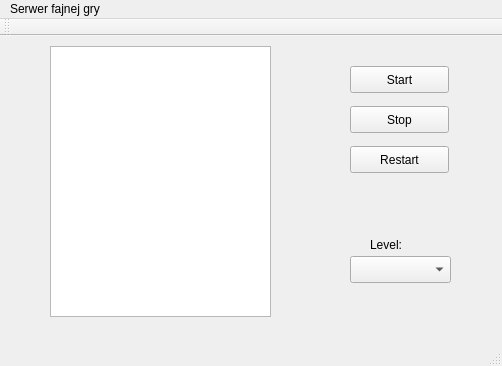
<?xml version="1.0" encoding="UTF-8"?>
<ui version="4.0">
 <class>MainWindow</class>
 <widget class="QMainWindow" name="MainWindow">
  <property name="geometry">
   <rect>
    <x>0</x>
    <y>0</y>
    <width>502</width>
    <height>366</height>
   </rect>
  </property>
  <property name="windowTitle">
   <string>MainWindow</string>
  </property>
  <widget class="QWidget" name="centralWidget">
   <widget class="QPlainTextEdit" name="textEditLog">
    <property name="geometry">
     <rect>
      <x>50</x>
      <y>10</y>
      <width>221</width>
      <height>271</height>
     </rect>
    </property>
    <property name="readOnly">
     <bool>true</bool>
    </property>
   </widget>
   <widget class="QPushButton" name="buttonStart">
    <property name="geometry">
     <rect>
      <x>350</x>
      <y>30</y>
      <width>99</width>
      <height>27</height>
     </rect>
    </property>
    <property name="text">
     <string>Start</string>
    </property>
   </widget>
   <widget class="QPushButton" name="buttonStop">
    <property name="geometry">
     <rect>
      <x>350</x>
      <y>70</y>
      <width>99</width>
      <height>27</height>
     </rect>
    </property>
    <property name="text">
     <string>Stop</string>
    </property>
   </widget>
   <widget class="QPushButton" name="buttonRestart">
    <property name="geometry">
     <rect>
      <x>350</x>
      <y>110</y>
      <width>99</width>
      <height>27</height>
     </rect>
    </property>
    <property name="text">
     <string>Restart</string>
    </property>
   </widget>
   <widget class="QComboBox" name="comboBoxLevel">
    <property name="geometry">
     <rect>
      <x>350</x>
      <y>220</y>
      <width>101</width>
      <height>27</height>
     </rect>
    </property>
   </widget>
   <widget class="QLabel" name="labelLevel">
    <property name="geometry">
     <rect>
      <x>370</x>
      <y>200</y>
      <width>67</width>
      <height>17</height>
     </rect>
    </property>
    <property name="text">
     <string>Level:</string>
    </property>
   </widget>
  </widget>
  <widget class="QMenuBar" name="menuBar">
   <property name="geometry">
    <rect>
     <x>0</x>
     <y>0</y>
     <width>502</width>
     <height>25</height>
    </rect>
   </property>
   <widget class="QMenu" name="menuSerwer_fajnej_gry">
    <property name="title">
     <string>Serwer fajnej gry</string>
    </property>
   </widget>
   <addaction name="menuSerwer_fajnej_gry"/>
  </widget>
  <widget class="QToolBar" name="mainToolBar">
   <attribute name="toolBarArea">
    <enum>TopToolBarArea</enum>
   </attribute>
   <attribute name="toolBarBreak">
    <bool>false</bool>
   </attribute>
  </widget>
  <widget class="QStatusBar" name="statusBar"/>
 </widget>
 <layoutdefault spacing="6" margin="11"/>
 <resources/>
 <connections/>
</ui>
